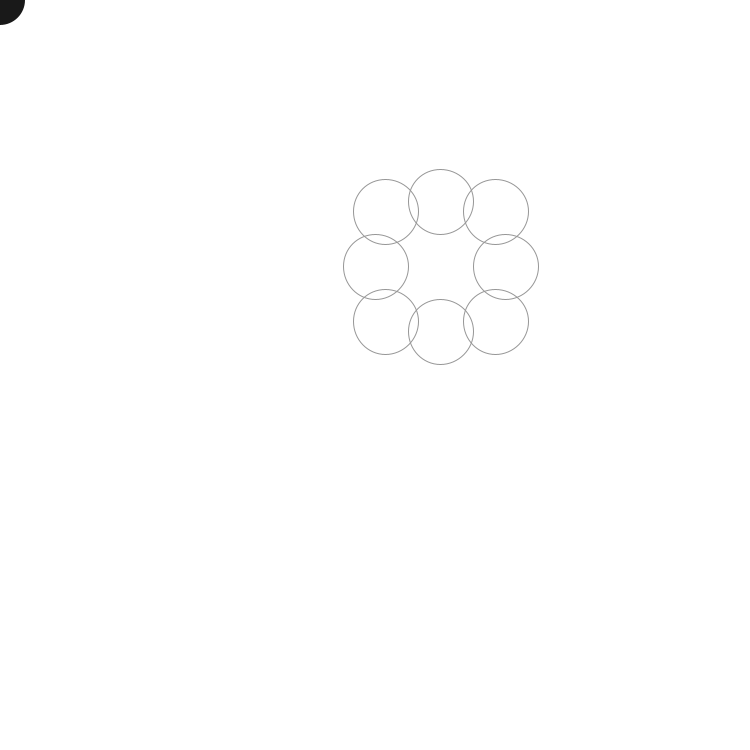
Frame 1 (no input)
Frame 60 (the mouse pressed at the canvas centre just before this capture): identical to frame 1, image omitted
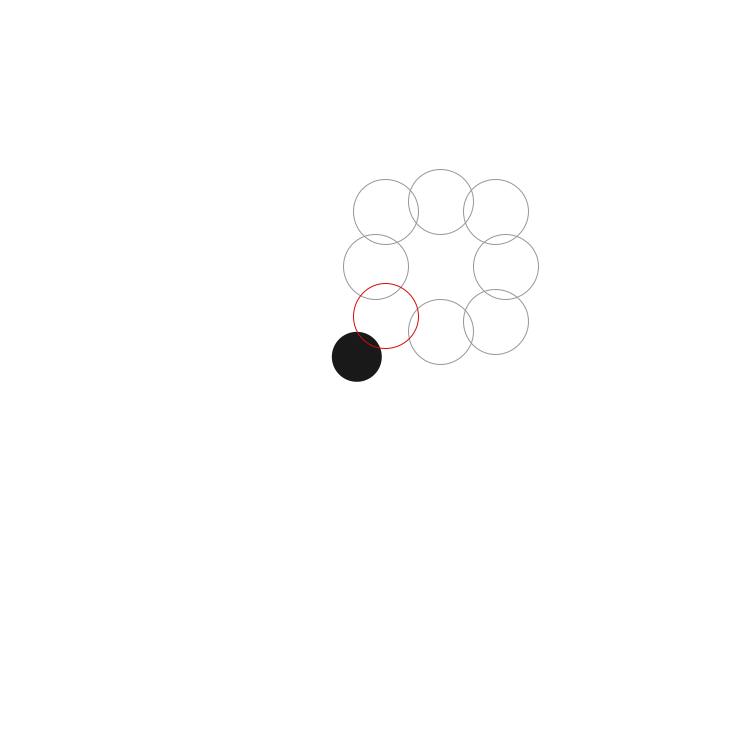
Frame 120 (the mouse held since frame 60 and released just before this capture)

The Processing sketch that drew these frames (run headless with seeded random() and noise(); from frame 60 on, the mouse is pressed at the canvas centre):

// Processing sketch: processing_141683
// ── processing_141683.pde

BankRobber br1;
BankWall bw1;
BankWall bw2;
BankWall bw3;
BankWall bw4;
BankWall bw5;
BankWall bw6;
BankWall bw7;
BankWall bw8;
float x, y;

void setup() {
  size(750, 750);
  background(255);
  br1 = new BankRobber();
  
  x = random(150, 600);
  y = random(150, 600);
  
  bw1 = new BankWall(x, y + 65);
  bw2 = new BankWall(x, y - 65);
 
  bw3 = new BankWall(x + 65, y);
  bw4 = new BankWall(x - 65, y);
  
  bw5 = new BankWall(x + 55, y + 55);
  bw6 = new BankWall(x - 55, y - 55);
  
  bw7 = new BankWall(x + 55, y - 55);
  bw8 = new BankWall(x - 55, y + 55);
}

void draw() {
  background(255);
  br1.display();
  br1.run();
 
 //top
  bw1.display();
  
  //bottom
  bw2.display();
  
  //right
  bw3.display();
  //left
  bw4.display();
  
  //bottom right
  bw5.display();
  //top left
  bw6.display();
  
  //top right
  bw7.display();
  //bottom left
  bw8.display();
  
  if (bw1.touching(br1)) {
     bw1.moveWall(); 
  }
  if (bw2.touching(br1)) {
     bw2.moveWall(); 
  }
  if (bw3.touching(br1)) {
     bw3.moveWall(); 
  }
  if (bw4.touching(br1)) {
     bw4.moveWall(); 
  }
  if (bw5.touching(br1)) {
     bw5.moveWall(); 
  }
  if (bw6.touching(br1)) {
     bw6.moveWall(); 
  }
  if (bw7.touching(br1)) {
     bw7.moveWall(); 
  }
  if (bw8.touching(br1)) {
     bw8.moveWall(); 
  }
  
  bw1.moveBack();
  bw2.moveBack();
  bw3.moveBack();
  bw4.moveBack();
  bw5.moveBack();
  bw6.moveBack();
  bw7.moveBack();
  bw8.moveBack();

  
}

//------------
//BANK CLASS
//------------

class BankWall {
    
  float x, orig_x, y, orig_y;
  float e = .05;
  float radius = 32.5;
  
  float r = random(255);
  float g = random(255);
  float bl = random(255);
  color c = color(150);
 
  BankWall(float _x, float _y) {
    x = _x;
    y = _y;
    orig_x = x;
    orig_y = y;
  }
 
  void display() {
    stroke(c);
    noFill();
    ellipse(x, y,65,65);
    
  }
 
 //check if the BankRobber is touching the bank wall
  boolean touching(BankRobber b) {
   boolean bool = false;
   float d = dist(x,y, b.x, b.y);
   if (d < b.radius*2) {
     bool = true;
   }
   return bool;
  }
  
  //if the BankRobber is touching, we want to move our wall
  void moveWall() {
    float runX = mouseX - x;
    float runY = mouseY - y;
    
    if (abs(runX) > 1) {
      //offest x position to create easing effect
      x -= runX * e;
    }
    if (abs(runY) > 1) {
      //offest y position to create easing effect
      y -= runY * e;
    }
  }
  void moveBack() {
    if (x != orig_x) {
      if (x > orig_x) {
       x -= 0.4;
      } else {
       x += 0.4;
      }
      c = color(r,g,bl);
    }
    if (y != orig_y) {
      if (y > orig_y) {
       y -= 0.4;
      } else {
       y += 0.4;
      }
       c = color(r,g,bl);
    } 
  }
  
}

//------------
//BANKROBBER CLASS
//------------

class BankRobber {
 
  float x, y, e;
  float radius = 25;
 
 BankRobber() {
   x = 0;
   y = 0;
   e = .05;
 }
 
 void display() {
   noStroke();
   fill(25);
   ellipse(x, y, 50, 50);  
 }
 
 void run() {
    float runX = mouseX - x;
    float runY = mouseY - y;
    
    if (abs(runX) > 1) {
      //offest x position to create easing effect
      x += runX * e;
    }
    if (abs(runY) > 1) {
      //offest y position to create easing effect
      y += runY * e;
    }
 }
 
}
